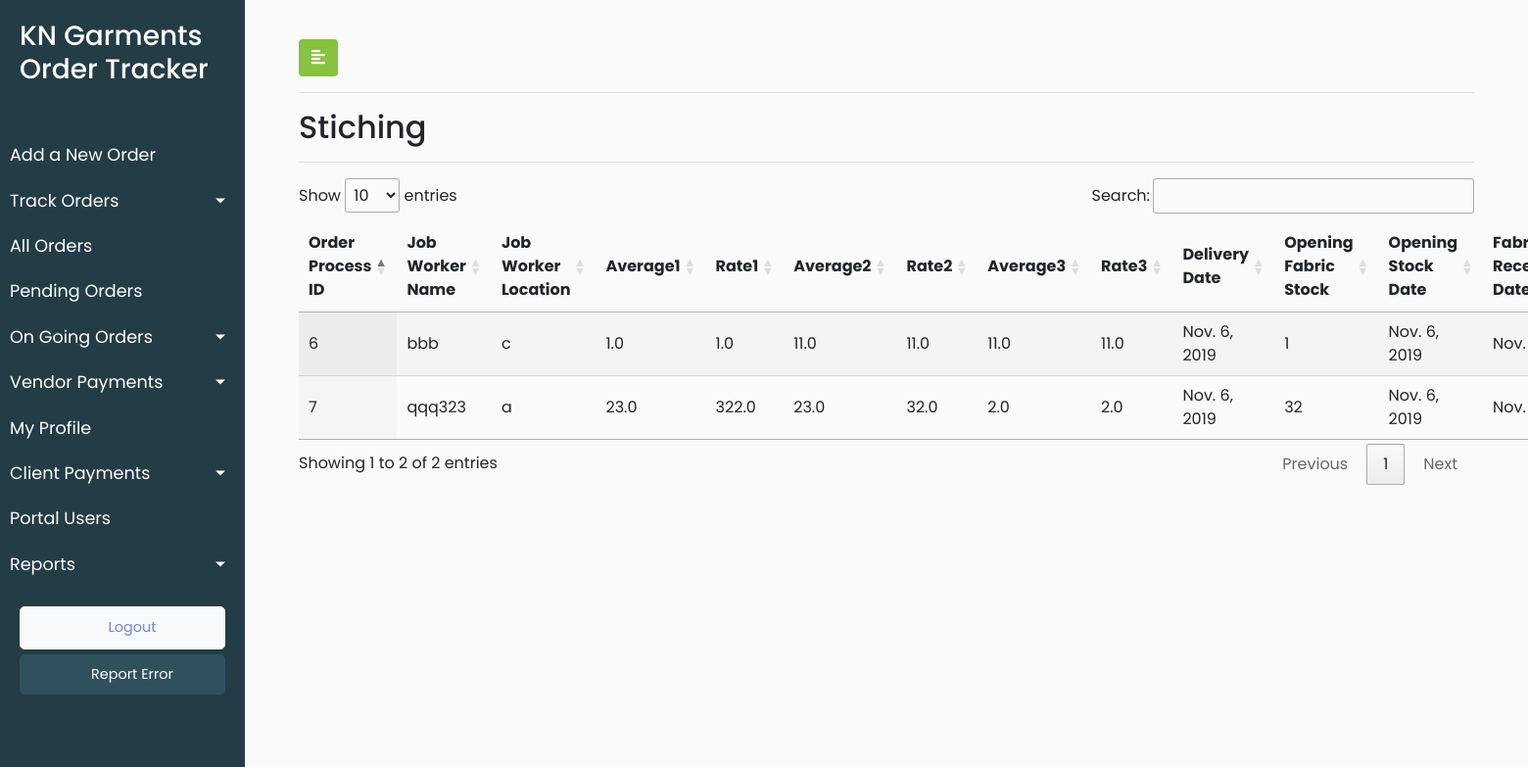
The app's page /track_order_stiching_order/ (signed in), older data.
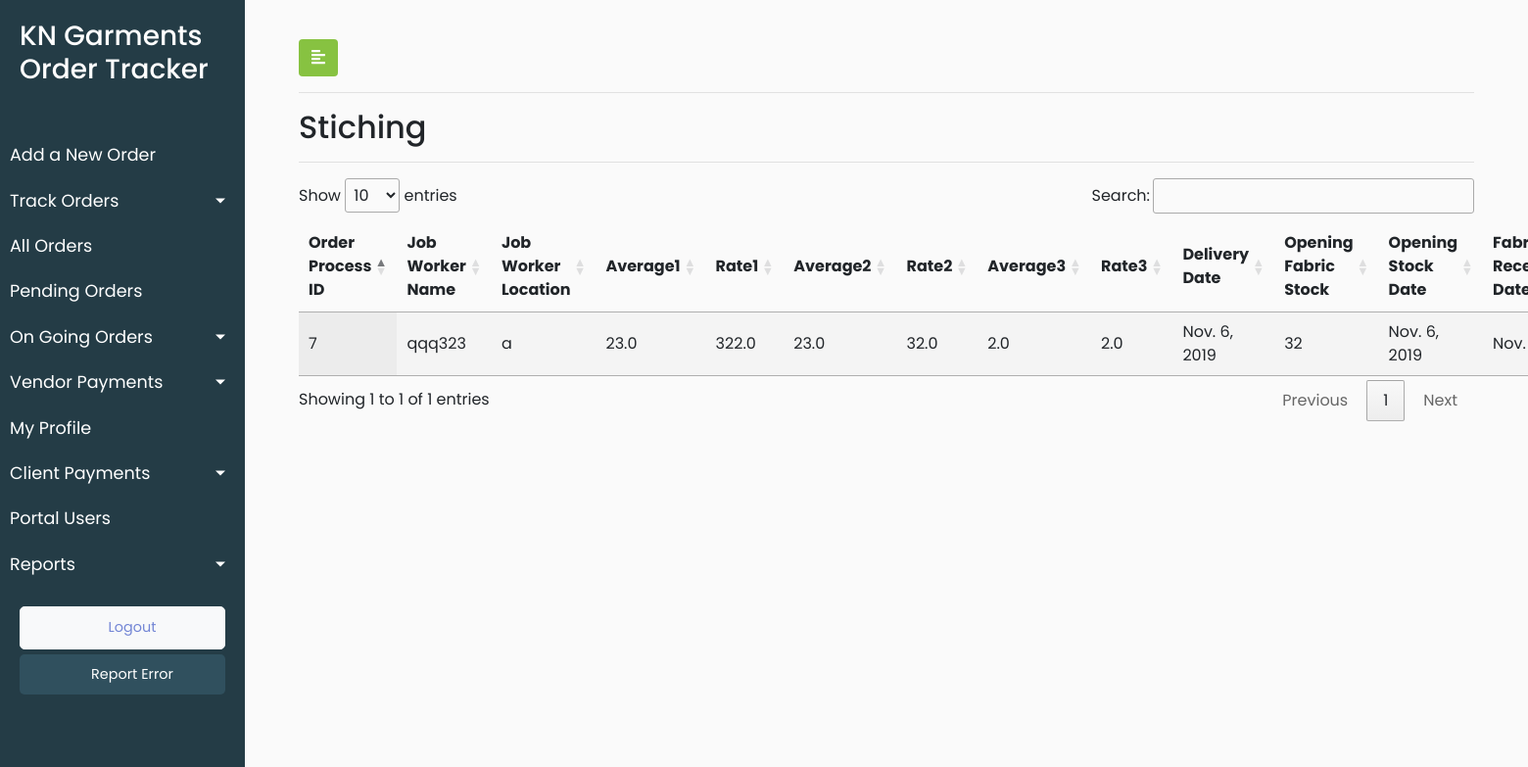
The same page, newer data.
### KNGarment_Order_TrackPro_App/models.py (models this page shows, shortened)
class Process(models.Model):
    Paid = 1
    Pending = 2
    PAYMENT_STATUS=((Paid,'Paid'), (Pending,'Pending'))
    process_vendor_name = models.CharField(max_length=920,blank=True)
    process_vendor_location = models.CharField(max_length=920,blank=True)
    process_received_quantity = models.IntegerField(blank=True,null=True)
    process_received_date = models.DateField(default=timezone.now)
    process_delivery_date = models.DateField(default=timezone.now)
    process_bill_number = models.IntegerField(blank=True,default=0)
    process_bill_file = models.FileField(blank=True)
    process_payment_status = models.PositiveSmallIntegerField(choices=PAYMENT_STATUS,default=Pending,blank=True)
    process_date_of_entry = models.DateTimeField(default=timezone.now)
    process_vendor_id = models.ForeignKey(Vendor, on_delete = models.CASCADE,blank=True)
    process_order_id = models.ForeignKey(Orders, on_delete=models.CASCADE,blank=True)
    process_customuser_id = models.ForeignKey(CustomUser,on_delete=models.CASCADE,default=1)
    objects = InheritanceManager()
    class Meta:
        verbose_name_plural = "Process List"
        verbose_name = "Process"

class Stiching(Process):
    Stiching = 2
    process_type = models.PositiveSmallIntegerField(default=Stiching)
    stiching_average_one = models.FloatField()
    stiching_average_two = models.FloatField()
    stiching_average_three = models.FloatField()
    stiching_rate_one = models.FloatField()
    stiching_rate_two = models.FloatField()
    stiching_rate_three = models.FloatField()
    stiching_opening_fabric_stock = models.IntegerField()
    stiching_opening_stock_date = models.DateField(default=timezone.now)
    stiching_fabric_bill_date = models.DateField(default=timezone.now)
    stiching_fabric_used = models.CharField(max_length=920)
    stiching_fabric_bill_number = models.CharField(max_length=920,blank=True)
    class Meta:
        verbose_name_plural = "Stiching Orders List"
        verbose_name = "Stiching Order"

class Process(models.Model):
    Paid = 1
    Pending = 2
    PAYMENT_STATUS=((Paid,'Paid'), (Pending,'Pending'))
    process_vendor_name = models.CharField(max_length=920,blank=True)
    process_vendor_location = models.CharField(max_length=920,blank=True)
    process_received_quantity = models.IntegerField(blank=True,null=True)
    process_received_date = models.DateField(default=timezone.now)
    process_delivery_date = models.DateField(default=timezone.now)
    process_bill_number = models.IntegerField(blank=True,default=0)
    process_bill_file = models.FileField(blank=True)
    process_payment_status = models.PositiveSmallIntegerField(choices=PAYMENT_STATUS,default=Pending,blank=True)
    process_date_of_entry = models.DateTimeField(default=timezone.now)
    process_vendor_id = models.ForeignKey(Vendor, on_delete = models.CASCADE,blank=True)
    process_order_id = models.ForeignKey(Orders, on_delete=models.CASCADE,blank=True)
    process_customuser_id = models.ForeignKey(CustomUser,on_delete=models.CASCADE,default=1)
    objects = InheritanceManager()
    class Meta:
        verbose_name_plural = "Process List"
        verbose_name = "Process"

class Orders(models.Model):
    order_order_number = models.CharField(max_length=920)
    order_order_type = models.CharField(max_length=920)
    order_order_brands = models.CharField(max_length=920)
    order_order_style_number = models.CharField(max_length=920)
    order_order_fit = models.CharField(max_length=920)
    order_order_quantity = models.IntegerField()
    order_order_date = models.DateField(default=timezone.now)
    order_delivery_date = models.DateField(default=timezone.now)
    order_order_category = models.CharField(max_length=920)
    order_fit_sample_status = models.CharField(max_length=920)
    order_fit_sample_submitted_date = models.DateField(default=timezone.now)
    order_pps_sample_status = models.CharField(max_length=920)
    order_pps_sample_submitted_date = models.DateField(default=timezone.now)
    order_order_remark = models.CharField(max_length=920,blank=True)
    order_order_date_of_entry = models.DateTimeField(default=timezone.now)
    order_client_id = models.ForeignKey(Client, on_delete = models.CASCADE,default=1)
    def __str__(self):
        return str(self.pk)
    class Meta:
        verbose_name_plural = "Orders List"
        verbose_name = "Order"

### KNGarment_Order_TrackPro_App/views.py (the view)
# urls.py: path('track_order_stiching_order/', views.track_order_stiching_order, name = 'track_order_stiching_order'),
@login_required(login_url='/user_login')
def track_order_stiching_order(request):
    user_role = request.user.user_role
    if user_role == 100:
        stiching_order_objects = Stiching.objects.all()
    else:
        pk = request.user.pk
        stiching_order_objects = Stiching.objects.filter(process_customuser_id=pk).all()
    data = {'stiching_order':stiching_order_objects,'user_role':user_role}
    return render(request,'KNGarment_Order_TrackPro_App/stiching.html',data)

### KNGarment_Order_TrackPro_App/templates/KNGarment_Order_TrackPro_App/stiching.html (shortened to what this page needs)
{% extends 'KNGarment_Order_TrackPro_App/base.html' %}
{% load static %}
{% block stylesheets %}
<link rel="stylesheet" href="//cdn.datatables.net/1.10.19/css/jquery.dataTables.min.css">
{% endblock stylesheets %}
{% block content %}
        <div id="content">
            <div class="container-fluid">
                <button type="button" id="sidebarCollapse" class="btn" style="background-color: #87c241;color: white">
                    <i class="fas fa-align-left"></i>
                </button>
                <hr>
                <h2>Stiching</h2>
                <hr>
                <div>
                    <table id="test_table" class="display" style="width:100%">
                        <thead>
                            <tr>
                                <th>Order Process ID</th>
                                <th>Job Worker Name</th>
                                <th> Job Worker Location</th>
                                <th>Average1</th>
                                <th>Rate1</th>
                                <th>Average2</th>
                                <th>Rate2</th>
                                <th>Average3</th>
                                <th>Rate3</th>
                                <th>Delivery Date</th>
                                <th>Opening Fabric Stock</th>
                                <th>Opening Stock Date</th>
                                <th>Fabric Received Date</th>
                            </tr>
                        </thead>
                        <tbody>
                        {% for stiching in stiching_order%}
                            <tr>
                                 <td><a href="{% url 'KNGarment_Order_TrackPro_App:update_order_detail'%}"> {{stiching.process_order_id}}</a></td>
                                <td>{{stiching.process_vendor_name}}</td>
                                <td>{{stiching.process_vendor_location}}</td>
                                <td>{{stiching.stiching_average_one}}</td>
                                <td>{{stiching.stiching_rate_one}}</td>
                                <td>{{stiching.stiching_average_two}}</td>
                                <td>{{stiching.stiching_rate_two}}</td>
                                <td>{{stiching.stiching_average_three}}</td>
                                <td>{{stiching.stiching_rate_three}}</td>
                                <td>{{stiching.process_delivery_date}}</td>
                                <td>{{stiching.stiching_opening_fabric_stock}}</td>
                                <td>{{stiching.stiching_opening_stock_date}}</td>
                                <td>{{stiching.process_received_date}}</td>
                            </tr>
                            {% endfor %}
                        </tbody>
                    </table>
                </div>
            </div>
        </div>
{% endblock content %}

### KNGarment_Order_TrackPro_App/templates/KNGarment_Order_TrackPro_App/base.html (shortened to what this page needs)
<!DOCTYPE html>
<html>
{% load static %}
<head>
    <link rel="stylesheet" href="https://stackpath.bootstrapcdn.com/bootstrap/4.1.0/css/bootstrap.min.css">
    <link rel="stylesheet" href="{% static 'KNGarment_Order_TrackPro_App/style.css' %}">
    <link rel="stylesheet" href="https://cdnjs.cloudflare.com/ajax/libs/malihu-custom-scrollbar-plugin/3.1.5/jquery.mCustomScrollbar.min.css">
	{% block stylesheets %}
	{% endblock stylesheets %}
</head>
<body>
    <div class="wrapper">
        <nav id="sidebar">
            <div class="sidebar-header">
                <h3>KN Garments Order Tracker</h3>
            </div>
            <ul class="list-unstyled components">
             {% if user_role == 100 %}
                <li>
                    <a href="{% url 'KNGarment_Order_TrackPro_App:add_new_order_form' %}">Add a New Order</a>
                </li>
            {% endif %}
            {% if user_role == 100 %}
                 <li class="active">
                    <a href="#homeSubmenu" data-toggle="collapse" aria-expanded="false" class="dropdown-toggle">Track Orders</a>
                </li>
                {% endif %}
                {% if user_role == 100 %}
                <li>
                    <a href="{% url 'KNGarment_Order_TrackPro_App:all_orders' %}">All Orders</a>
                </li>
                {% endif %}
                <li>
                    <a href="{% url 'KNGarment_Order_TrackPro_App:update_order_detail' %}">Pending Orders</a>
                </li>
                <li class="active">
                    <a href="#ongoingSubmenu" data-toggle="collapse" aria-expanded="false" class="dropdown-toggle">On Going Orders</a>
                </li>
                <li class="active">
                    <a href="#paymentSubmenuforvendor" data-toggle="collapse" aria-expanded="false" class="dropdown-toggle">Vendor Payments</a>
                </li>
                {% if user_role == 108 or user_role == 100 or user_role == 1 or user_role == 2 or user_role == 3 or user_role == 4 %}
                <li>
                    <a href="{% url 'KNGarment_Order_TrackPro_App:my_profile' user.pk %}">My Profile</a>
                </li>
                {% endif %}
                {% if user_role == 100 %}
                <li class="active">
                    <a href="#paymentSubmenu" data-toggle="collapse" aria-expanded="false" class="dropdown-toggle">Client Payments</a>
                </li>
                {% endif %}
                {% if user_role == 100 %}
                <li>
                    <a href="{% url 'KNGarment_Order_TrackPro_App:userlist' %}">Portal Users</a>
                </li>
                {% endif %}
                {% if user_role == 100 %}
                <li class="active">
                    <a href="#homeSubmenu2" data-toggle="collapse" aria-expanded="false" class="dropdown-toggle">Reports</a>
                </li>
                {% endif %}
                <ul class="list-unstyled CTAs">
                    <li>
                        <a href="{% url 'KNGarment_Order_TrackPro_App:logout' %}" class="btn btn-light">
                            <font color="#7386D5">Logout</font>
                        </a>
                    </li>
                    <li>
                        <a href="{% url 'KNGarment_Order_TrackPro_App:report_error' %}" class="article">Report Error</a>
                    </li>
                </ul>
            </ul>
        </nav>
            {% block content %}
            {% endblock %}
    </div>
</body>
</html>

### KNGarment_Order_TrackPro_App/static/KNGarment_Order_TrackPro_App/style.css (style rules this page uses)
body { font-family: 'Poppins', sans-serif; background: #fafafa; }
a, a:hover, a:focus { color: inherit; text-decoration: none; transition: all 0.3s; }
.wrapper { display: flex; width: 100%; }
#sidebar { width: 250px; position: fixed; top: 0; left: 0; height: 100vh; z-index: 999; background: #243c46; color: #fff; transition: all 0.3s; }
#sidebar .sidebar-header { padding: 20px; background: #243c46; }
#sidebar ul.components { padding: 20px 0; border-bottom: 1px solid #243c46; }
#sidebar ul li a { padding: 10px; font-size: 1.1em; display: block; }
#sidebar ul li.active>a, a[aria-expanded="true"] { color: #fff; background: #243c46; }
a[data-toggle="collapse"] { position: relative; }
.dropdown-toggle::after { display: block; position: absolute; top: 50%; right: 20px; transform: translateY(-50%); }
ul ul a { font-size: 0.9em !important; padding-left: 30px !important; background: #30505E; }
ul.CTAs { padding: 20px; }
ul.CTAs a { text-align: center; font-size: 0.9em !important; display: block; border-radius: 5px; margin-bottom: 5px; }
a.article, a.article:hover { background: #30505E !important; color: #fff !important; }
#content { width: calc(100% - 250px); padding: 40px; min-height: 100vh; transition: all 0.3s; position: absolute; top: 0; right: 0; }

Row changes from the older to the newer data that the page shows:
removed Stiching: process_order_id "6", process_vendor_name "bbb", process_vendor_location "c", stiching_average_one "1.0", stiching_rate_one "1.0", stiching_average_two "11.0", stiching_rate_two "11.0", stiching_average_three "11.0", stiching_rate_three "11.0", process_delivery_date "Nov. 6, 2019", stiching_opening_fabric_stock "1", stiching_opening_stock_date "Nov. 6, 2019", process_received_date "Nov.…"
Text that changed along with them:
text written by a page script: "Show entries Search: Showing 1 to 2 of 2 entries Previous 1 Next" → "Show entries Search: Showing 1 to 1 of 1 entries Previous 1 Next"
